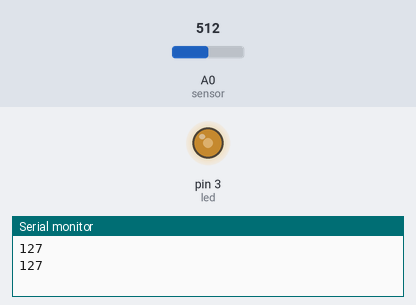
A sketch run on a simulated Arduino Uno, built with avr-gcc and run on an emulated ATmega328P. On the bench: output pins drawn as LEDs (lit = HIGH), the last lines printed to the serial monitor. The inputs (shaded band) are chosen by the test bench; at power-on: A0 (sensor) = 512.

Above: at 1.8 s.
1.9 s: A0 (sensor) set to 716
At 2.8 s:
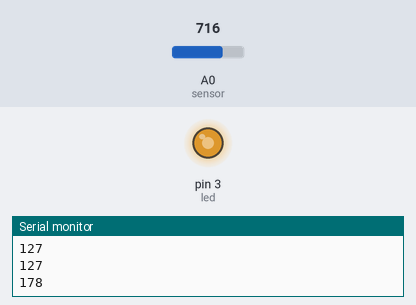
3.5 s: A0 (sensor) set to 900
At 4.4 s:
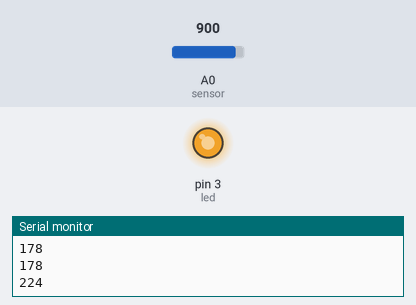
5.5 s: A0 (sensor) set to 122
At 7.1 s:
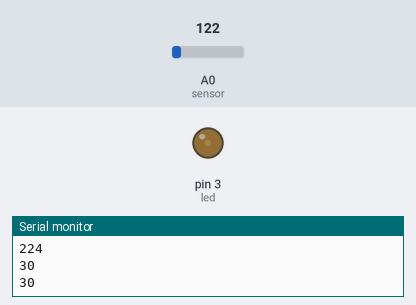
7.5 s: A0 (sensor) set to 0
At 8.7 s:
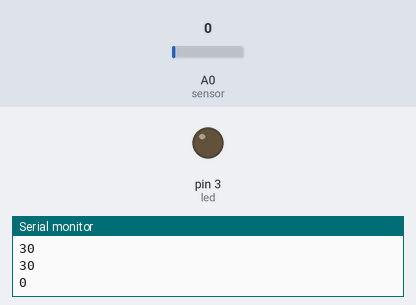
9.5 s: A0 (sensor) set to 511
At 11.4 s:
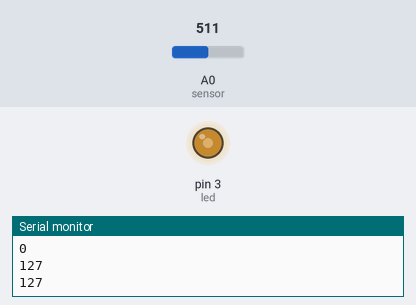
Timing chart, 0 to 12.5 s (numbered marks = the images above; inputs shaded):
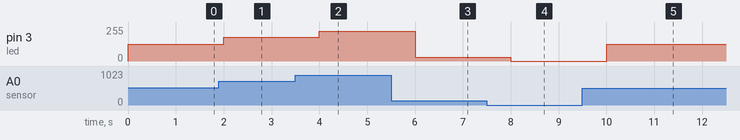

The sketch:

____.ino
```cpp
int sensor=A0;
int sensorRead=0;
int newData=0;
int led=3;
void setup() {
  Serial.begin(9600);
}

void loop() {
  sensorRead=analogRead(sensor);
  newData=map(sensorRead,0,1023,0,255);
  Serial.println(newData);
  analogWrite(led,newData);
  delay(1000);
}
```

Measured:
- after the input at 1.9 s, pin 3 (led): 127/255 → 178/255 after 0.10 s
- after the input at 3.5 s, pin 3 (led): 178/255 → 224/255 after 0.50 s
- after the input at 5.5 s, pin 3 (led): 224/255 → 30/255 after 0.50 s
- after the input at 7.5 s, pin 3 (led): 30/255 → 0/255 after 0.50 s
- after the input at 9.5 s, pin 3 (led): 0/255 → 127/255 after 0.50 s
